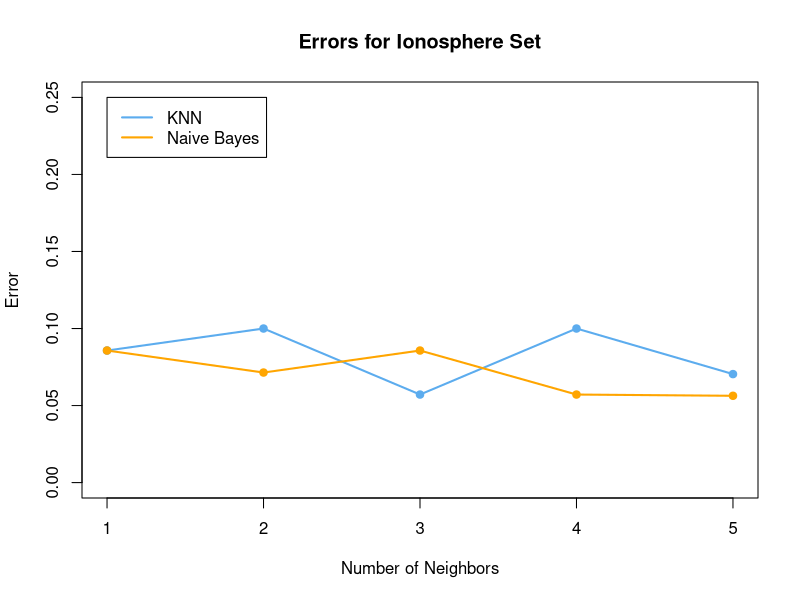
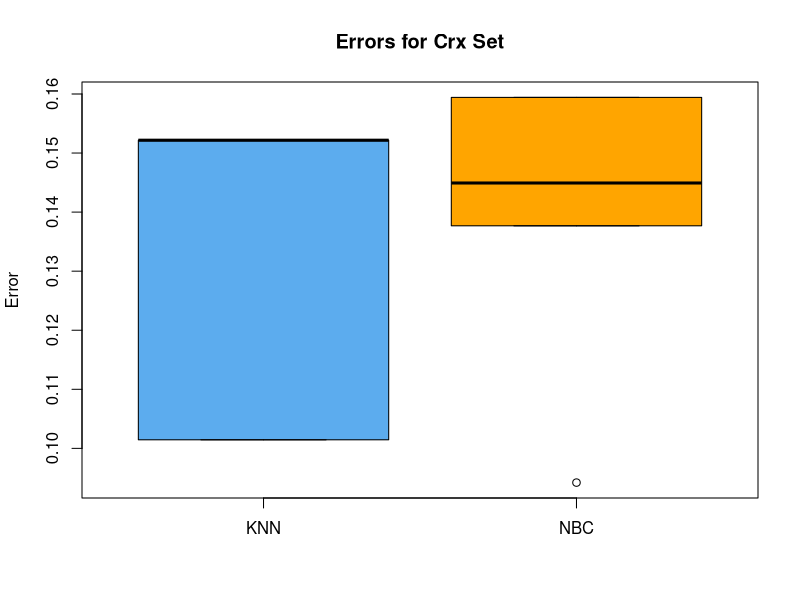

R code for these plots, in order:
# Prob4.R: Plotting results from KNN and Naive Bayes for comparison

# ===== ===== ===== ===== ===== ===== ===== ===== ===== ===== ===== ===== ===== ===== ===== ===== 
# Line and dot plots
# ===== ===== ===== ===== ===== ===== ===== ===== ===== ===== ===== ===== ===== ===== ===== ===== 
rm(list = ls())

numFold <- 5
# cat(errAll_KNN_Iono_1norm[,1], sep = ", ")
# cat(errAll_KNN_Car_1norm[,1], sep = ", ")
# cat(errAll_KNN_Crx_1norm[,13], sep = ", ")

err_KNN_iono_k1 <- c(0.08571429, 0.1, 0.05714286, 0.1, 0.07042254)
err_KNN_car_k1 <- c(0.09537572, 0.06647399, 0.06936416, 0.05202312, 0.05523256)
err_KNN_crx_k13 <- c(0.1521739, 0.1521739, 0.1014493, 0.1014493, 0.1521739)

err_NBC_iono <- c(0.08571429, 0.07142857, 0.08571429, 0.05714286, 0.05633803)
err_NBC_car <- c(0.1184971, 0.1127168, 0.1589595, 0.1098266, 0.1482558)
err_NBC_crx <- c(0.1594203, 0.1449275, 0.0942029, 0.1376812, 0.1594203)

err_KNN_iono_k1 <- cbind(1:numFold, err_KNN_iono_k1)
err_KNN_car_k1 <- cbind(1:numFold, err_KNN_car_k1)
err_KNN_crx_k13 <- cbind(1:numFold, err_KNN_crx_k13)
err_NBC_iono <- cbind(1:numFold, err_NBC_iono)
err_NBC_car <- cbind(1:numFold, err_NBC_car)
err_NBC_crx <- cbind(1:numFold, err_NBC_crx)

title <- "Errors for Ionosphere Set"
err_KNN <- err_KNN_iono_k1
err_NBC <- err_NBC_iono
yRange <- c(0, 0.25)

par(fg = "black") 
plot(err_KNN,
     type = "l",
     lwd = 2, 
     col = "steelblue2",
     ylim = yRange,
     main = title,
     xlab = "Number of Neighbors",
     ylab = "Error")
points(err_KNN, col = "steelblue2", pch = 19)
lines(err_NBC, col = "orange", lwd = 2)
points(err_NBC, col = "orange", pch = 19)
legend(1, yRange[2],
       c("KNN", "Naive Bayes"),
       lty = c(1, 1),
       lwd = c(2, 2),
       col = c("steelblue2", "orange"))

# ===== ===== ===== ===== ===== ===== ===== ===== ===== ===== ===== ===== ===== ===== ===== ===== 
# Boxplots
# ===== ===== ===== ===== ===== ===== ===== ===== ===== ===== ===== ===== ===== ===== ===== ===== 

rm(list = ls())

err_KNN_iono_k1 <- c(0.08571429, 0.1, 0.05714286, 0.1, 0.07042254)
err_KNN_car_k1 <- c(0.09537572, 0.06647399, 0.06936416, 0.05202312, 0.05523256)
err_KNN_crx_k13 <- c(0.1521739, 0.1521739, 0.1014493, 0.1014493, 0.1521739)

err_NBC_iono <- c(0.08571429, 0.07142857, 0.08571429, 0.05714286, 0.05633803)
err_NBC_car <- c(0.1184971, 0.1127168, 0.1589595, 0.1098266, 0.1482558)
err_NBC_crx <- c(0.1594203, 0.1449275, 0.0942029, 0.1376812, 0.1594203)

title <- "Errors for Ionosphere Set"
err_twoMethods <- data.frame(cbind(err_KNN_iono_k1, err_NBC_iono))

title <- "Errors for Car Set"
err_twoMethods <- data.frame(cbind(err_KNN_car_k1, err_NBC_car))

title <- "Errors for Crx Set"
err_twoMethods <- data.frame(cbind(err_KNN_crx_k13, err_NBC_crx))

names(err_twoMethods) <- c("KNN", "NBC")
boxplot(err_twoMethods, 
        col = c("steelblue2", "orange"),
        main = title,
        ylab = "Error")

